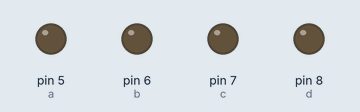
Recording of a sketch running on a simulated Arduino Uno, built with avr-gcc and run on an emulated ATmega328P. Shown: output pins drawn as LEDs (lit = HIGH).

Above: at 0.5 s.
At 2.5 s:
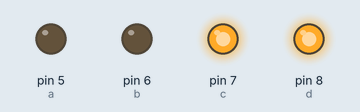
At 4.5 s:
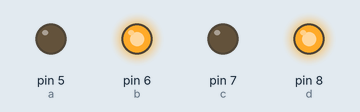
At 8.5 s:
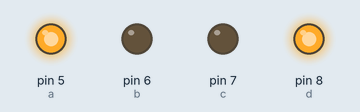
At 12.5 s:
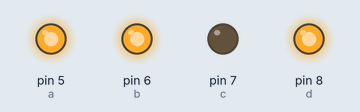
At 17.5 s:
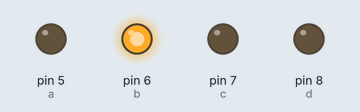
Timing chart, 0 to 18.2 s (numbered marks = the images above):
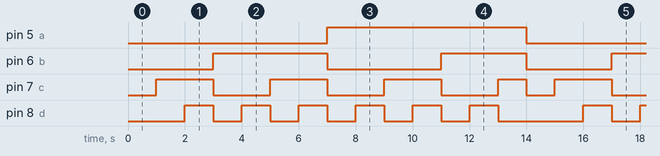

The sketch:

binary.ino
```cpp
int a=5,b=6,c=7,d=8;
void setup() {
  // put your setup code here, to run once:
pinMode(a,OUTPUT);
pinMode(b,OUTPUT);
pinMode(c,OUTPUT);
pinMode(d,OUTPUT);

}

void loop() {
  // put your main code here, to run repeatedly:
digitalWrite(a,LOW);
digitalWrite(b,LOW);
digitalWrite(c,LOW);
digitalWrite(d,LOW);
delay(1000);
 digitalWrite(a,LOW);
digitalWrite(b,LOW);
digitalWrite(c,HIGH);
digitalWrite(d,LOW);
delay(1000);
digitalWrite(a,LOW);
digitalWrite(b,LOW);
digitalWrite(c,HIGH);
digitalWrite(d,HIGH);
delay(1000);
digitalWrite(a,LOW);
digitalWrite(b,HIGH);
digitalWrite(c,LOW);
digitalWrite(d,LOW);
delay(1000);
digitalWrite(a,LOW);
digitalWrite(b,HIGH);
digitalWrite(c,LOW);
digitalWrite(d,HIGH);
delay(1000);
digitalWrite(a,LOW);
digitalWrite(b,HIGH);
digitalWrite(c,HIGH);
digitalWrite(d,LOW);
delay(1000);
digitalWrite(a,LOW);
digitalWrite(b,HIGH);
digitalWrite(c,HIGH);
digitalWrite(d,HIGH);
delay(1000);
digitalWrite(a,HIGH);
digitalWrite(b,LOW);
digitalWrite(c,LOW);
digitalWrite(d,LOW);
delay(1000);
digitalWrite(a,HIGH);
digitalWrite(b,LOW);
digitalWrite(c,LOW);
digitalWrite(d,HIGH);
delay(1000);
digitalWrite(a,HIGH);
digitalWrite(b,LOW);
digitalWrite(c,HIGH);
digitalWrite(d,LOW);
delay(1000);
digitalWrite(a,HIGH);
digitalWrite(b,LOW);
digitalWrite(c,HIGH);
digitalWrite(d,HIGH);
delay(1000);
digitalWrite(a,HIGH);
digitalWrite(b,HIGH);
digitalWrite(c,LOW);
digitalWrite(d,LOW);
delay(1000);
digitalWrite(a,HIGH);
digitalWrite(b,HIGH);
digitalWrite(c,LOW);
digitalWrite(d,HIGH);
delay(1000);
digitalWrite(a,HIGH);
digitalWrite(b,HIGH);
digitalWrite(c,HIGH);
digitalWrite(d,LOW);
delay(1000);
digitalWrite(a,HIGH);
digitalWrite(b,HIGH);
digitalWrite(c,HIGH);
digitalWrite(d,HIGH);
}
```

Measured:
- by itself, pin 5 (a): alternates HIGH for 7.0 s and LOW for 7.0 s
- by itself, pin 6 (b): repeats every 14.0 s: LOW 4.0 s, HIGH 3.0 s, LOW 3.0 s, HIGH 4.0 s
- by itself, pin 7 (c): repeats every 14.0 s: 2 × (LOW 2.0 s, HIGH 2.0 s), LOW 2.0 s, HIGH 1.0 s, LOW 1.0 s, HIGH 2.0 s
- by itself, pin 8 (d): repeats every 14.0 s: 5 × (LOW 1.0 s, HIGH 1.0 s), LOW 3.0 s, HIGH 1.0 s
